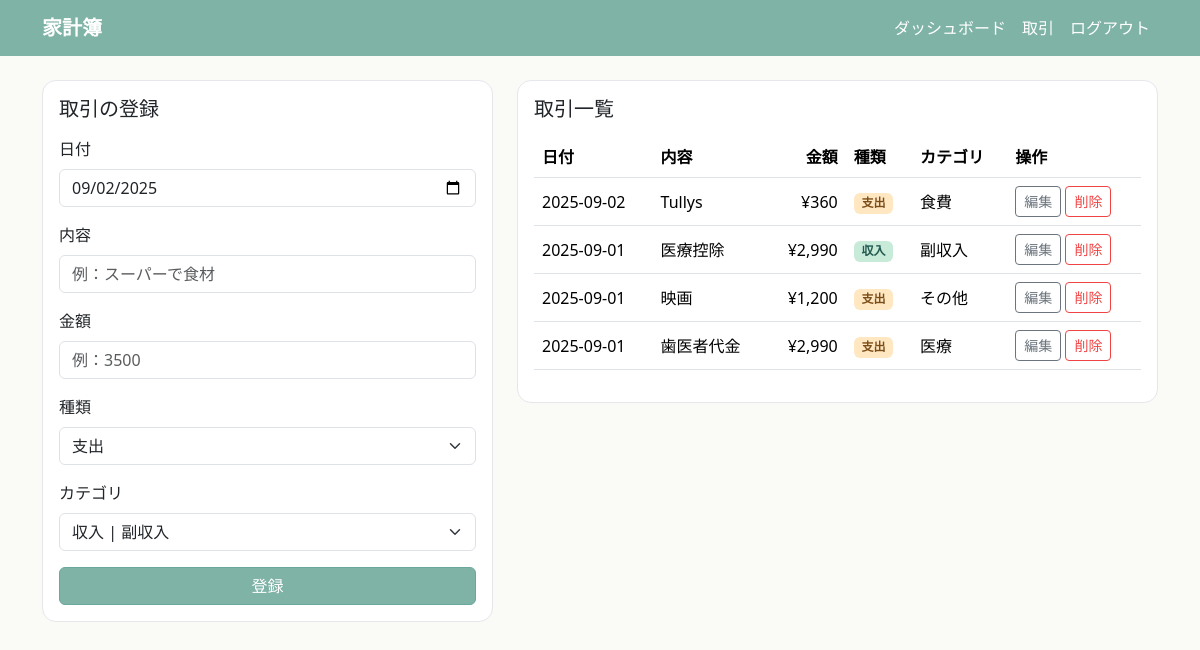
Page /transactions (signed in) on the committed database.
### models.py (models this page shows)
class Transaction(db.Model):
    id = db.Column(db.Integer, primary_key=True)
    date = db.Column(db.Date, nullable=False)
    description = db.Column(db.String(200), nullable=False)
    amount = db.Column(db.Integer, nullable=False)
    kind = db.Column(db.String(10), nullable=False)  # "expense" or "income"
    category_id = db.Column(db.Integer, ForeignKey("category.id"))
    user_id     = db.Column(db.Integer, ForeignKey("user.id"), nullable=False)
    category = relationship("Category")
    user     = relationship("User", back_populates="transactions")
    created_at = db.Column(db.DateTime, default=datetime.utcnow, nullable=False)
    __table_args__ = (
        CheckConstraint("kind IN ('expense','income')", name="ck_tx_kind"),
    )

class Category(db.Model):
    id = db.Column(db.Integer, primary_key=True)
    kind = db.Column(db.String(10), nullable=False)
    name = db.Column(db.String(50), nullable=False)
    __table_args__ = (
        CheckConstraint("kind IN ('expense','income')", name="ck_category_kind"),
    )

### app.py (the view, shortened to what this page needs)
@app.route("/transactions", methods=["GET", "POST"])
@login_required
def transactions():
    form = TransactionForm()
    _set_category_choices(form)  # ← 共通関数で選択肢設定
    items = (Transaction.query
             .filter_by(user_id=current_user.id)    # ★自分のデータのみ
             .order_by(Transaction.date.desc(), Transaction.id.desc())
             .all())
    return render_template("transactions.html", form=form, items=items)

### forms.py
class TransactionForm(FlaskForm):
    date = DateField("日付", default=date.today, validators=[DataRequired()])
    description = StringField("内容", validators=[DataRequired(), Length(max=200)])
    amount = IntegerField("金額",
                          validators=[DataRequired(), NumberRange(min=0)])
    kind = SelectField("種類", choices=[("expense", "支出"), ("income", "収入")],
                       validators=[DataRequired()])
    category_id = SelectField("カテゴリ", coerce=int, validators=[DataRequired()])
    submit = SubmitField("登録")

### app.py (called while the page is built)
@login_manager.user_loader
def load_user(user_id):
    return User.query.get(int(user_id))

def _set_category_choices(form):
    cats = Category.query.order_by(Category.kind.desc(), Category.name).all()
    form.category_id.choices = [
        (c.id, f"{'支出' if c.kind=='expense' else '収入'} | {c.name}") for c in cats
    ]

### templates/transactions.html (shortened to what this page needs)
{% extends "base.html" %}
{% block content %}
<div class="row g-4">
  <div class="col-lg-5">
    <div class="card p-3">
      <h2 class="h5 mb-3">取引の登録</h2>
      <form method="post" action="{{ url_for('transactions') }}">
        <div class="mb-3">
          {{ form.date.label(class="form-label") }}
          {{ form.date(class="form-control") }}
        </div>
        <div class="mb-3">
          {{ form.description.label(class="form-label") }}
          {{ form.description(class="form-control", placeholder="例：スーパーで食材") }}
        </div>
        <div class="mb-3">
          {{ form.amount.label(class="form-label") }}
          {{ form.amount(class="form-control", step="1", placeholder="例：3500") }}
        </div>
        <div class="mb-3">
          {{ form.kind.label(class="form-label") }}
          {{ form.kind(class="form-select") }}
        </div>
        <div class="mb-3">
          {{ form.category_id.label(class="form-label") }}
          {{ form.category_id(class="form-select") }}
        </div>
        {{ form.submit(class="btn btn-primary w-100") }}
      </form>
    </div>
  </div>
  <div class="col-lg-7">
    <div class="card p-3">
      <h2 class="h5 mb-3">取引一覧</h2>
      <div class="table-responsive">
        <table class="table align-middle">
          <thead>
            <tr>
              <th>日付</th><th>内容</th><th class="text-end">金額</th>
              <th>種類</th><th>カテゴリ</th><th>操作</th>
            </tr>
          </thead>
          <tbody>
            {% for t in items %}
            <tr>
              <td>{{ t.date.strftime('%Y-%m-%d') }}</td>
              <td>{{ t.description }}</td>
              <td class="text-end">¥{{ '{:,.0f}'.format(t.amount) }}</td>
              <td>
                {% if t.kind == 'income' %}
                  <span class="badge badge-income">収入</span>
                {% else %}
                  <span class="badge badge-expense">支出</span>
                {% endif %}
              </td>
              <td>{{ t.category.name if t.category else '未分類' }}</td>
              <td>
                <a class="btn btn-sm btn-outline-secondary"
                   href="{{ url_for('edit_transaction', tx_id=t.id) }}">編集</a>
                <form method="post" action="{{ url_for('delete_transaction', tx_id=t.id) }}"
                      style="display:inline;">
                  <button type="submit" class="btn btn-sm btn-outline-danger"
                          onclick="return confirm('削除しますか？');">削除</button>
                </form>
              </td>
            </tr>
            {% else %}
            <tr><td colspan="6" class="text-center text-muted">データがありません</td></tr>
            {% endfor %}
          </tbody>
        </table>
      </div>
    </div>
  </div>
</div>
{% endblock %}

### templates/base.html (shortened to what this page needs)
<!doctype html>
<html lang="ja">
<head>
  <link
    href="https://cdn.jsdelivr.net/npm/bootstrap@5.3.3/dist/css/bootstrap.min.css"
    rel="stylesheet">
</head>
<body>
  <nav class="navbar navbar-expand-md mb-4">
    <div class="container">
      <a class="navbar-brand fw-semibold" href="{{ url_for('dashboard') }}">家計簿</a>
      <div id="nav" class="collapse navbar-collapse">
        <ul class="navbar-nav ms-auto">
          {% if current_user.is_authenticated %}
            <li class="nav-item"><a class="nav-link" href="{{ url_for('dashboard') }}">ダッシュボード</a></li>
            <li class="nav-item"><a class="nav-link" href="{{ url_for('transactions') }}">取引</a></li>
            <li class="nav-item"><a class="nav-link" href="{{ url_for('logout') }}">ログアウト</a></li>
          {% else %}
            <li class="nav-item"><a class="nav-link" href="{{ url_for('login') }}">ログイン</a></li>
            <li class="nav-item"><a class="nav-link" href="{{ url_for('register') }}">新規登録</a></li>
          {% endif %}
        </ul>
      </div>
    </div>
  </nav>
  <main class="container">
    {% block content %}{% endblock %}
  </main>
</body>
</html>

### templates/base.html (style rules this page uses)
body { background: #FAFAF7; color: #334155; }
.navbar { background: #7FB3A6; }
.navbar .nav-link, .navbar-brand { color: #fff !important; }
.card { border: 1px solid #E5E7EB; border-radius: 14px; }
.btn-primary { background-color: #7FB3A6; border-color: #6AA89D; }
.btn-outline-danger { border-color: #EF4444; color: #EF4444; }
.table thead { background: #F7F7F4; }
.badge-income { background: #C7EAD9; color: #245A50; }
.badge-expense { background: #FFE7C2; color: #7A4E17; }

### rows in the picture
Transaction: date "2025-09-02", description "Tullys", amount "360", kind "支出", category "食費"
Transaction: date "2025-09-01", description "医療控除", amount "2,990", kind "収入", category "副収入"
Transaction: date "2025-09-01", description "映画", amount "1,200", kind "支出", category "その他"
Transaction: date "2025-09-01", description "歯医者代金", amount "2,990", kind "支出", category "医療"
